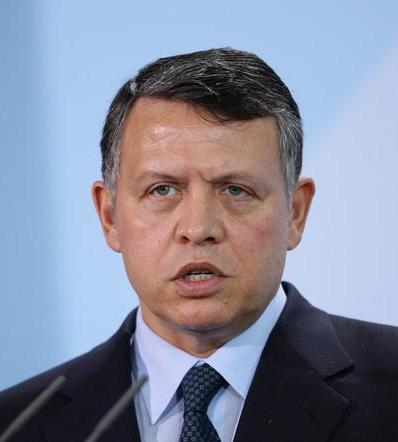
#> input picture images/test/Abdullah_01.jpg, 398 x 442 px, found by its file name
$ jupyter execute --allow-errors '5. Face Detection and Verification Demo.ipynb'   (shell and % lines are left out)
#> lines starting #> are read from the running program, lines starting #| are printed output that depends on the picture
### deprecated/face_verification/utils.py
#!/usr/bin/env python3
# -*- coding: utf-8 -*-

""" unitity functions """

import cv2 as cv
import matplotlib.pyplot as plt

def read_image(path):
    """ function to read single image at the given path
        note: the loaded image is in B G R format
    """
#> called with path = './images/test/Abdullah_01.jpg'
    return cv.imread(path)
#> returned value is the input picture: shape (442, 398, 3); mean B, G, R 156.9, 138.2, 133.6


def BGR2RGB(image):
    """ function to transform image from BGR into RBG format """
    return cv.cvtColor(image, cv.COLOR_BGR2RGB)


def BGR2Gray(image):
    """ function to transofrm image from BGR into Gray format """
    return cv.cvtColor(image, cv.COLOR_BGR2GRAY)
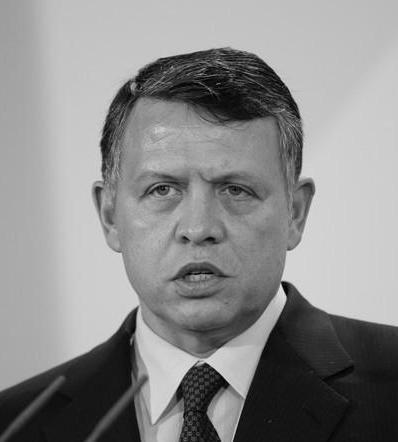
#> returned value: shape (442, 398); min 0, max 232, mean 138.9
#> pass 2 of the loop `for path in path_list:`:
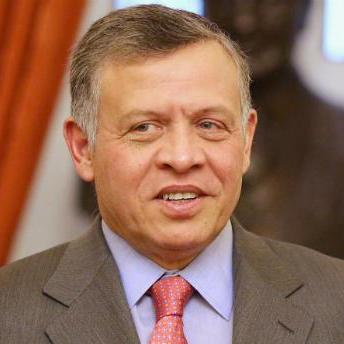
#> input picture images/test/Abdullah_02.jpg, 344 x 344 px, found by its file name
#> in read_image, returned value is the input picture: shape (344, 344, 3); mean B, G, R 87.2, 105.8, 144.5
#> in BGR2Gray (call 2), `return cv.cvtColor(image, cv.COLOR_BGR2GRAY)`:
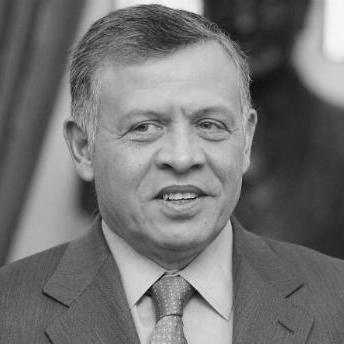
#> returned value: shape (344, 344); min 3, max 252, mean 115.3
#> pass 3 of the loop `for path in path_list:`:
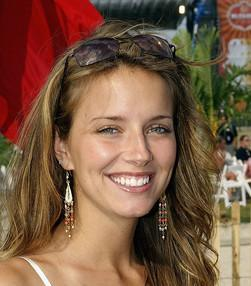
#> input picture images/test/Amber_01.jpg, 251 x 286 px, found by its file name
#> in read_image, returned value is the input picture: shape (286, 251, 3); mean B, G, R 67, 89.6, 122.2
#> in BGR2Gray (call 3), `return cv.cvtColor(image, cv.COLOR_BGR2GRAY)`:
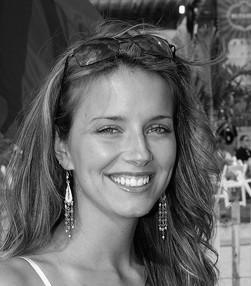
#> returned value: shape (286, 251); min 0, max 254, mean 96.8


# [15 lines left out: function show_image, not called in this run]


def denote_face(image, face):
    """ function to denote location of face on image """
    img = image.copy()
    for (x, y, w, h) in face:
        cv.rectangle(img, (x, y), (x + w, y + h), (255, 0, 0), 2)

    return img


def crop_face(image, face, scale_factor=1.0, target_size=(128, 128)):
    """ crop face at the given positons and resize to target size """
    rows, columns, channels = image.shape
    x, y, w, h = face[0]
    mid_x = x + w // 2
    mid_y = y + h // 2

    # calculate the new vertices
    x_new = mid_x - int(w // 2 * scale_factor)
    y_new = mid_y - int(h // 2 * scale_factor)
    w_new = int(w * scale_factor)
    h_new = int(h * scale_factor)

    # validate the new vertices
    left_x = max(0, x_new)
    left_y = max(0, y_new)
    right_x = min(columns, x_new + w_new)
    right_y = min(rows, y_new + h_new)

    # crop and resize the facial area
    cropped = image[left_y:right_y, left_x:right_x, :]
    resized = cv.resize(cropped, dsize=target_size, interpolation=cv.INTER_LINEAR)

    return resized

### deprecated/face_verification/api.py
#!/usr/bin/env python3
# -*- coding: utf-8 -*-

""" API for face detection and verification """

import cv2 as cv
from .utils import read_image, BGR2RGB, BGR2Gray

xml = './xmls/haarcascade_frontalface_default.xml'  # Haar Cascade detector
# xml = './xmls/lbpcascade_frontalface_improved.xml'  # LBP Cascade detector

def cascade_detector(image, xml=xml, scale_factor=1.3, min_neighbors=5):
    """ implement Haar or LBP Feature-based Cascade Classifiers from OpenCV
        change the xml to specify Haar or LBP Cascade detector
        note: the image format should be BGR, instead of RGB
    """
    face_detector = cv.CascadeClassifier(xml)
    gray_img = BGR2Gray(image)
    faces = face_detector.detectMultiScale(gray_img, scaleFactor=scale_factor,
                                           minNeighbors=min_neighbors)

    if len(faces) == 0:
        raise ValueError('Error, there is no faces.')
    elif len(faces) > 1:
        raise ValueError('Error, multiple faces are found.')

    return faces


def load_model():
    """ load pre-trained CNN models """
    pass


def prediction(model, image):
    """ make prediction using the pretrained model """

### deprecated/5. Face Detection and Verification Demo.ipynb
[cell 1]
import warnings
warnings.simplefilter('ignore')

import numpy as np
import pandas as pd
import seaborn as sns
import matplotlib.pyplot as plt

from face_verification.api import *
from face_verification.utils import *

# Read Sample Images

[cell 2]
# test image path and name list
path_list = ['./images/test/Abdullah_01.jpg',
             './images/test/Abdullah_02.jpg',
             './images/test/Amber_01.jpg',
             './images/test/Amber_02.jpg',
             './images/test/Wenger_01.jpg',
             './images/test/Wenger_02.jpg',
             './images/test/Caissie_01.jpg',
             './images/test/Caissie_02.jpg']

name_list = ['Abdullah II', 'Abdullah II', 'Amber_Brkich', 'Amber_Brkich',
             'Arsène Wenger', 'Arsène Wenger', 'Caissie Levy', 'Caissie Levy']

[cell 3]
# read raw images
images = []
gray_imgs = []

#> (the rest of this cell did not finish here and is left out)

# Frontal Face Detection

[cell 4]
# detect faces
haar_xml='./face_verification/xmls/haarcascade_frontalface_default.xml'
haar_faces = []
for image in images:
    try:
        faces = cascade_detector(image, xml=haar_xml, scale_factor=1.3, min_neighbors=5)
        haar_faces.append(faces)
    except:
        haar_faces.append([])
#> this loop made 7 passes
#> faces on passes 1 to 6: [[95, 111, 209, 209]], [[91, 57, 181, 181]], [[60, 77, 134, 134]], [[52, 69, 123, 123]], [[75, 125, 267, 267]], [[55, 46, 215, 215]]
#> image on pass 7: None
#> after the loop, haar_faces = [[[95, 111, 209, 209]], [[91, 57, 181, 181]], [[60, 77, 134, 134]], [[52, 69, 123, 123]], [[75, 125, 267, 267]], [[55, 46, 215, 215]], []]

# denote the faces with rectangles
rec_images = []
#> (the rest of this cell did not finish here and is left out)

# Frontal Face Crop

[cell 5]
# crop faces at scale_factor=1.3
crop_images = []
for i in range(len(images)):
    if len(haar_faces[i]) == 0:
        crop_images.append(images[i])
    else:
        cropped = crop_face(images[i], haar_faces[i], scale_factor=1.3, target_size=(256, 256))
        crop_images.append(cropped)
#> this loop made 7 passes
#> (rows in crop_face, columns in crop_face, x in crop_face, y in crop_face, w in crop_face, h in crop_face, mid_x in crop_face, mid_y in crop_face) on passes 1 to 6: (442, 398, 95, 111, 209, 209, 199, 215), (344, 344, 91, 57, 181, 181, 181, 147), (286, 251, 60, 77, 134, 134, 127, 144), (259, 227, 52, 69, 123, 123, 113, 130), (541, 436, 75, 125, 267, 267, 208, 258), (347, 316, 55, 46, 215, 215, 162, 153)
#> pass 1, in crop_face, `cropped = image[left_y:right_y, left_x:right_x, :]`:
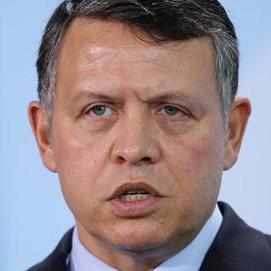
#> cropped: shape (271, 271, 3); mean B, G, R 139.9, 134.3, 149.2
#> pass 2, in crop_face (call 2), `cropped = image[left_y:right_y, left_x:right_x, :]`:
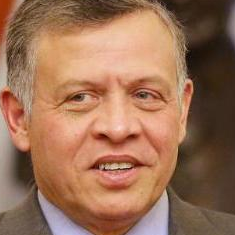
#> cropped: shape (235, 235, 3); mean B, G, R 85.6, 111.6, 154.8
#> after the loop, crop_images = 7 items

# visualization
fig, ax = plt.subplots(nrows=2, ncols=4, figsize=(14, 8))
#> (the rest of this cell did not finish here and is left out)

# Face Verification

[cell 6]
# test image path and name list
path_list = ['./images/test/Abdullah_01.jpg',
             './images/test/Abdullah_02.jpg',
             './images/test/Amber_01.jpg',
             './images/test/Amber_02.jpg',
             './images/test/Wenger_01.jpg',
             './images/test/Wenger_02.jpg',
             './images/test/Caissie_01.jpg',
             './images/test/Caissie_02.jpg']
#> path_list = ['./images/test/Abdullah_01.jpg', './images/test/Abdullah_02.jpg', './images/test/Amber_01.jpg', './images/test/Amber_02.jpg', './images/test/Wenger_01.jpg', './images/test/Wenger_02.jpg', './images/test/Caissie_01.jpg', './images/test/Caissie_02.jpg']

name_list = ['Abdullah II (1)', 'Abdullah II (2)', 'Amber_Brkich (1)', 'Amber_Brkich (2)',
             'Arsène Wenger (1)', 'Arsène Wenger (2)', 'Caissie Levy (1)', 'Caissie Levy (2)']
